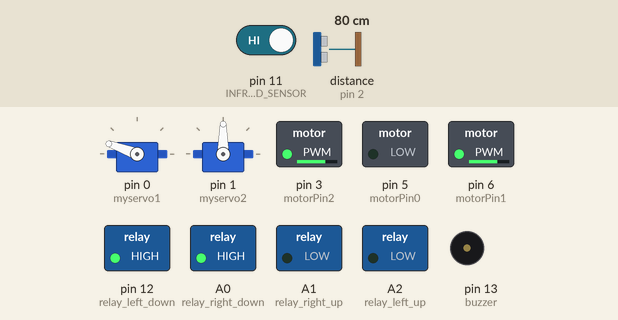
Recording of a sketch running on a simulated Arduino Uno, built with avr-gcc and run on an emulated ATmega328P. On the bench: 2 × servo, switched loads named in the sketch (green lamp = pin HIGH), buzzer (waves = sounding). The inputs (shaded band) are chosen by the test bench; at power-on: distance to the obstacle (sensor on pin 2) 80 cm, pin 11 (INFRARED_SENSOR) HIGH.

Above: at 3.4 s.
3.5 s: distance to the obstacle (sensor on pin 2) set to 32 cm
At 6.4 s:
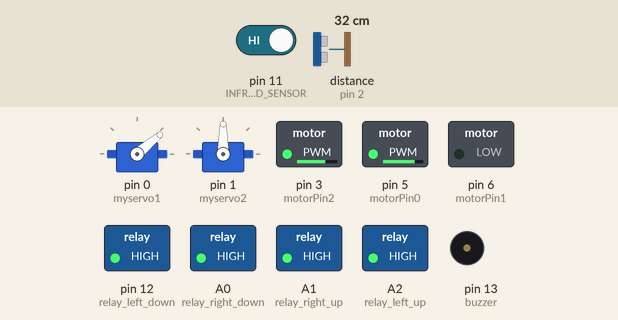
6.5 s: distance to the obstacle (sensor on pin 2) set to 28 cm
8.6 s: distance to the obstacle (sensor on pin 2) set to 22 cm
10.1 s: distance to the obstacle (sensor on pin 2) set to 18 cm
At 12.9 s:
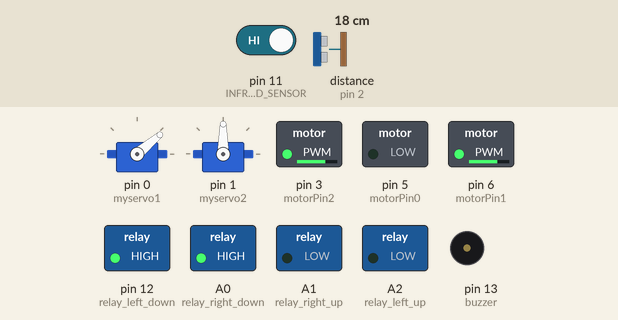
13.1 s: distance to the obstacle (sensor on pin 2) set to 35 cm
At 15.7 s:
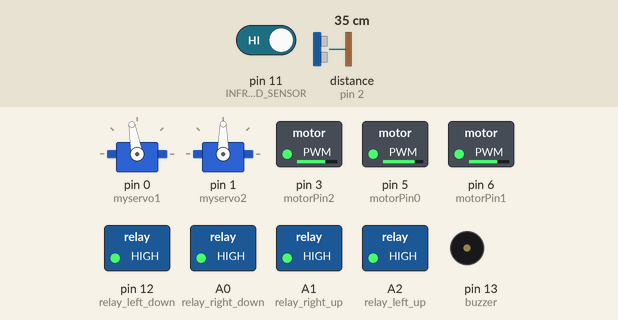
Timing chart, 0 to 17.1 s (numbered marks = the images above; inputs shaded):
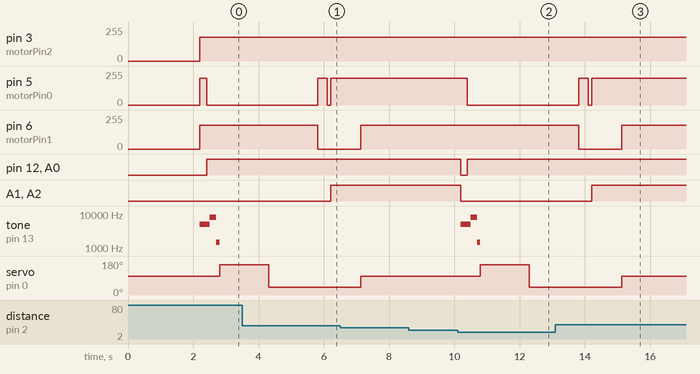

Measured:
- the behaviour switches between 21 and 20 cm on distance to the obstacle (sensor on pin 2) (found by bisection; images 1 and 2)
- after the input at 8.6 s, every drawn part: stays the same
- after the input at 10.1 s, pin 5 (motorPin0): 200/255 → 0/255 after 0.30 s; pin 12 (relay_left_down): HIGH → LOW after 0.10 s, → HIGH 0.20 s later
- after the input at 13.1 s, pin 5 (motorPin0): 0/255 → 200/255 after 0.71 s, → 0/255 0.30 s later, → 200/255 0.10 s later; pin 6 (motorPin1): 180/255 → 0/255 after 0.71 s, → 180/255 1.3 s later

The sketch:

Car1.ino
```cpp
/*---------------------------------------------------------- KNIZNICE -------------------------------------------------------*/

#include <Servo.h>          // Include Servo Library
#include <NewPing.h>        // Include Newping Library
#include <TimerFreeTone.h>  // Include TONE library


/*---------------------------------------------------------- BUZZER -----------------------------------------------------------*/

#define buzzer 13 //buzzer to arduino pin 13

/*---------------------------------------------------------- RELAYS -----------------------------------------------------------*/
//RELAYS

#define relay_left_up A2
#define relay_right_up A1
#define relay_left_down 12
#define relay_right_down A0

/*----------------------------------------------------- DISTANCE SENSORS ----------------------------------------------------*/

//DISTANCE SENSOR

#define SONAR_NUM 2      // Number of sensors.
#define MAX_DISTANCE 200 // Maximum distance (in cm) to ping.
int distance;

NewPing sonar[SONAR_NUM] = {   // Sensor object array.
  NewPing(A5, 2, MAX_DISTANCE), // Dolný senzor 2
  NewPing(A4, A3, MAX_DISTANCE) // Zadný senzor 3
};

/*---------------------------------------------------------- PWM ------------------------------------------------------------*/
//PWM SPEED CONTROL

int motorPin0 = 5; // pin to connect to motor module
int motorPin1 = 6; // pin to connect to motor module
int motorPin2 = 3; // pin to connect to motor module
int mSpeed = 0;// variable to hold speed value
int priemer;

/*--------------------------------------------------------- SERVO -----------------------------------------------------------*/
//SERVO

Servo myservo1;  // create servo object to control a servo
Servo myservo2;  // create servo object to control a servo

/*------------------------------------------------------- STORE TIME -----------------------------------------------------------*/

const unsigned long period = 1000;
unsigned long startMillis;
unsigned long currentMillis;


/*--------------------------------------------------------- SETUP -----------------------------------------------------------*/

void setup()
{
  pinMode(buzzer, OUTPUT); // set Buzzer as output

  myservo1.attach(0);  // attaches the servo on pin 9 to the servo object
  myservo2.attach(1);  // attaches the servo on pin 9 to the servo object

  pinMode(11, INPUT); //INFRARED SENSOR

  pinMode(motorPin0, OUTPUT); // set mtorPin as output
  pinMode(motorPin1, OUTPUT); // set mtorPin as output
  pinMode(motorPin2, OUTPUT); // set mtorPin as output

  pinMode(A2, OUTPUT); //Relay 1 - u
  pinMode(A1, OUTPUT); //Relay 2 - u
  pinMode(A0, OUTPUT); //Relay 3 - d
  pinMode(12, OUTPUT); //Relay 4 - d

  myservo1.write(100);   // Set at 100 degrees.
  delay(2000);              // Wait for 2s.
  int distance = readPing1();    // Get Ping Distance.
  delay(100);               // Wait for 100ms.

  analogWrite(motorPin0, 0); // send mSpeed value to motor
  analogWrite(motorPin1, 0); // send mSpeed value to motor
  analogWrite(motorPin2, 0); // send mSpeed value to motor
}

/*---------------------------------------------------------- LOOP -------------------------------------------------------*/
void loop()
{
  int distanceRight = 0;  //Initialize right side distance
  int distanceLeft = 0;   //Initialize left side distance
  int distanceBack = 0;   //Initialize left side distance
  currentMillis = millis();
  if (currentMillis -  startMillis >= period)
  {
    myservo1.write(100);    //make servo position 90 degree
    makeboth_move();
  }
  analogWrite(motorPin0, 200); // send mSpeed value to motor

 if (distance <= 20 || digitalRead(11) == LOW)
  {
    moveBackward();
    TimerFreeTone(buzzer, 5000, 200);
    Stop();   //call stop function to stop the robot
    TimerFreeTone(buzzer, 5000, 100);
    TimerFreeTone(buzzer, 8000, 200);
    TimerFreeTone(buzzer, 1500, 100);
    distanceRight = lookRight();    //call lookRight function to save distance in distanceRight variable
    delay(500);   //wait for 500ms
    distanceLeft = lookLeft();    //call lookLeft function to save distance in distanceLeft variable
    delay(500);   //wait for 500ms
    if (distanceRight <= 30 && distanceLeft <= 30)
    {
      TimerFreeTone(buzzer, 8000, 100);
      TimerFreeTone(buzzer, 900, 200);
      TimerFreeTone(buzzer, 8000, 100);
      TimerFreeTone(buzzer, 900, 200);
      do
      {
         analogWrite(motorPin0, 0); // send mSpeed value to motor
         distanceBack = lookBackward();
         moveBackward();
         if(distanceBack < 32)
         {
          moveForward();
         }
      }
      while(distanceBack > 30);

    }

    if (distanceRight > distanceLeft)
    {
      turnRight();    //call function  to turn right
      delay(300);   //wait for 300ms
      Stop();   //call stop function to stop robot
      startMillis = millis();
    }
    else
    {
      turnLeft();   //call function to turn left
      delay(300);   //wait for 300ms
      Stop();   //call stop function to stop robot
      startMillis = millis();
    }
    }

    else
    {
      moveForward();    //call moveForward function to move robot in forward direction
    }

    distance = readPing1();    //call readPing function to calculate Distance

  }


  /*---------------------------------------------------------- LOOK RIGHT -------------------------------------------------------*/

  int lookRight()     // lookRight Function for Servo Motor
  {
    myservo1.write(160);   //make servo position at 0 degree
    delay(700);   //wait for 500ms
    int distance = readPing1();    //read distance
    delay(200);   //wait for 100ms
    return distance;    //return distance whenever lookRight function is called
  }

  /*---------------------------------------------------------- LOOK LEFT -------------------------------------------------------*/

  int lookLeft()      // lookLeft Function for Servo Motor
  {
    myservo1.write(40);   //make servo position at 0 degree
    delay(700);   //wait for 500ms
    int distance = readPing1();    //read distance
    delay(200);   //wait for 100ms
    return distance;    //return distance whenever lookLeft function is called
  }
  /*---------------------------------------------------------- LOOK BACKWARD -----------------------------------------------------*/

  int lookBackward()      // lookLeft Function for Servo Motor
  {
    int distance = readPing2();    //read distance
    delay(200);   //wait for 100ms
    return distance;    //return distance whenever lookLeft function is called
  }


  /*---------------------------------------------------------- PING DISTANCE  -----------------------------------------------------*/

  int readPing1()      // readPing Function for Ultrasonic Sensor SPODNY.
  {
    delay(100);                 // Wait 100ms between pings (about 20 pings/sec). 29ms should be the shortest delay between pings.
    int cm = sonar[0].ping_cm();   //Send ping, get ping distance in centimeters (cm).
    if (cm == 0)
    {
      cm = 250;
    }
    return cm;    //return distance whenever readPing function is called
  }


  int readPing2()      // readPing Function for Ultrasonic Sensor HORNY.
  {
    delay(100);                 // Wait 100ms between pings (about 20 pings/sec). 29ms should be the shortest delay between pings.
    int cm = sonar[1].ping_cm();   //Send ping, get ping distance in centimeters (cm).
    if (cm == 0)
    {
      cm = 250;
    }
    return cm;    //return distance whenever readPing function is called
  }


  /*---------------------------------------------------------- STOP -----------------------------------------------------*/
  void Stop()       // Stop Function for Motor Driver.
  {
    analogWrite(motorPin0, 0); // send mSpeed value to motor
    digitalWrite(relay_left_down, HIGH);
    digitalWrite(relay_right_down, HIGH);
    digitalWrite(relay_left_up, LOW);
    digitalWrite(relay_right_up, LOW);
  }

  /*--------------------------------------------------------- FORWARD -----------------------------------------------------*/

  void moveForward()    // Move Forward Function for Motor Driver.
  {
    digitalWrite(relay_left_down, HIGH);
    digitalWrite(relay_right_down, HIGH);
    digitalWrite(relay_left_up, HIGH);
    digitalWrite(relay_right_up, HIGH);
  }

  /*--------------------------------------------------------- BACKWARD ----------------------------------------------------*/

  void moveBackward()   // Move Backward Function for Motor Driver.
  {
    digitalWrite(relay_left_down, LOW);
    digitalWrite(relay_right_down, LOW);
    digitalWrite(relay_left_up, LOW);
    digitalWrite(relay_right_up, LOW);
  }

  /*--------------------------------------------------------- RIGHT ----------------------------------------------------*/

  void turnRight()      // Turn Right Function for Motor Driver.
  {
    myservo1.write(160);
    makeleft_move();
  }

  /*---------------------------------------------------------- LEFT ----------------------------------------------------*/
  void turnLeft()       // Turn Left Function for Motor Driver.
  {
    myservo1.write(40);
    makeright_move();
  }


  void makeright_move()
  {
    analogWrite(motorPin0, 200); // send mSpeed value to motor
    analogWrite(motorPin2, 180); // send mSpeed value to motor
    analogWrite(motorPin1, 0); // send mSpeed value to motor
  }


  void makeleft_move()
  {
    analogWrite(motorPin0, 200); // send mSpeed value to motor
    analogWrite(motorPin1, 180); // send mSpeed value to motor
    analogWrite(motorPin2, 0); // send mSpeed value to motor
  }


  void makeboth_move()
  {
    analogWrite(motorPin0, 200); // send mSpeed value to motor
    analogWrite(motorPin1, 180); // send mSpeed value to motor
    analogWrite(motorPin2, 180); // send mSpeed value to motor
  }
```
